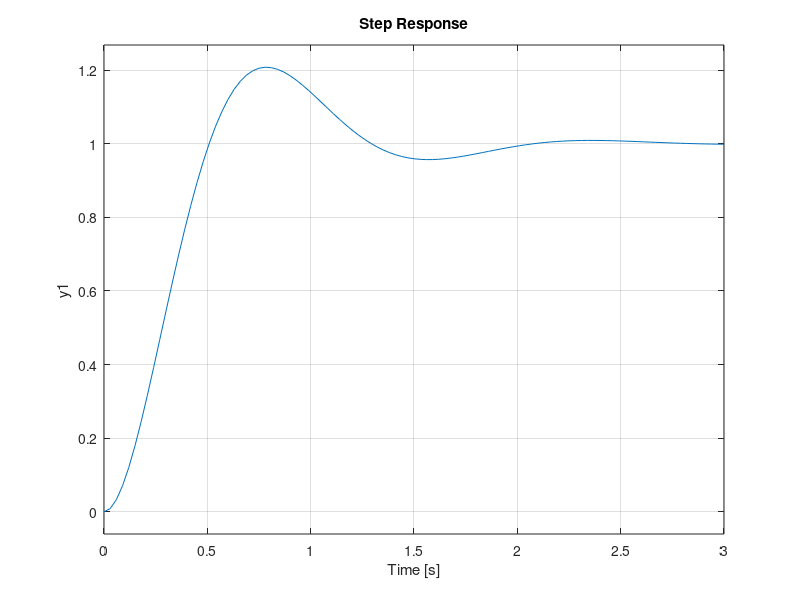

Reproduce this figure in MATLAB.
%
% pps2s1a_plot.m
%
% Pole Placement
%

Tf = 3;  % time final (sec)

Gs = tf([1], [1 1 0]);
Ds = tf([20 20 0], [1 4 0]);

Hs = (Ds*Gs)/(1 + Ds*Gs);

step(Hs, Tf);

print('pps2s1a_plot.eps', '-deps');
